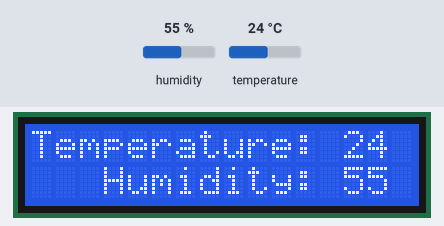
Bench run of a sketch on a simulated Arduino Uno, built with avr-gcc and run on an emulated ATmega328P. Parts: 16×2 character LCD. The inputs (shaded band) are chosen by the test bench; at power-on: humidity 55 %, temperature 24 °C. What the sketch prints to the serial monitor is not drawn.

Above: at 3.2 s.
3.3 s: humidity set to 22 %
At 5.1 s:
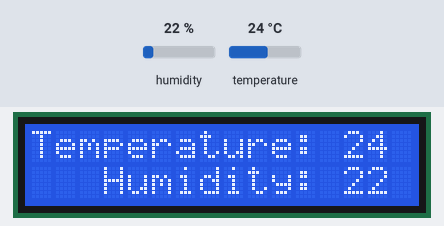
5.6 s: temperature set to 12 °C
At 6.5 s:
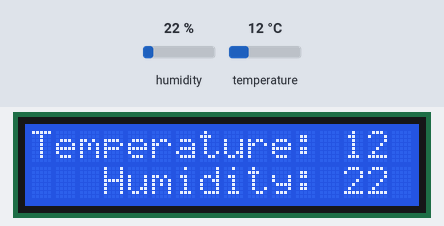
7.7 s: humidity set to 40 %
At 9.2 s:
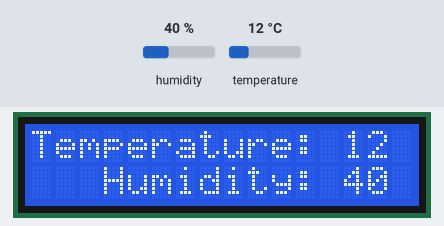
9.7 s: temperature set to 19 °C
At 10.7 s:
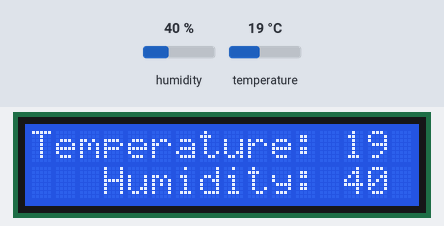
Timing chart, 0 to 12.7 s (numbered marks = the images above; inputs shaded):
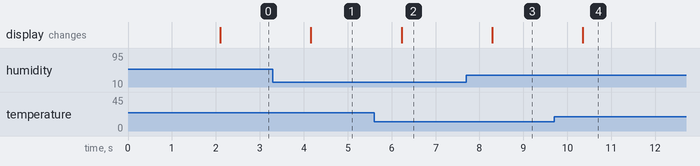

Measured:
- after the input at 3.3 s, the display: changes after 0.86 s (image 1)
- after the input at 5.6 s, the display: changes after 0.63 s (image 2)
- after the input at 7.7 s, the display: changes after 0.59 s (image 3)
- after the input at 9.7 s, the display: changes after 0.65 s (image 4)

The sketch:

lcd1602a_dht11.ino
```cpp
/*
LCD1602A + DHT11
   based on
      1. DFRobot DHT11
      2. Arduino Examples:LiquidCrystal LCD1602A

*/

#include <DFRobot_DHT11.h>
DFRobot_DHT11 DHT;
#define DHT11_PIN 10

// include the library code:
#include <LiquidCrystal.h>
// initialize the library by associating any needed LCD interface pin
// with the arduino pin number it is connected to
const int rs = 12, en = 11, d4 = 5, d5 = 4, d6 = 3, d7 = 2;
LiquidCrystal lcd(rs, en, d4, d5, d6, d7);

void setup(){
  Serial.begin(9600);
  lcd.begin(16, 2);
  lcd.print("Welcome to ");
  lcd.setCursor(0,1);
  lcd.print("  Arduino World!");
  delay(2000);
}

void loop(){
  DHT.read(DHT11_PIN);
  Serial.print("temp:");
  Serial.print(DHT.temperature);
  Serial.print("  humi:");
  Serial.println(DHT.humidity);
  lcd.clear();
  lcd.setCursor(0,0);
  lcd.print("Temperature: ");
  lcd.print(DHT.temperature);
  lcd.setCursor(3,1);
  lcd.print("Humidity: ");
  lcd.print(DHT.humidity);
  delay(1000);
}
```
